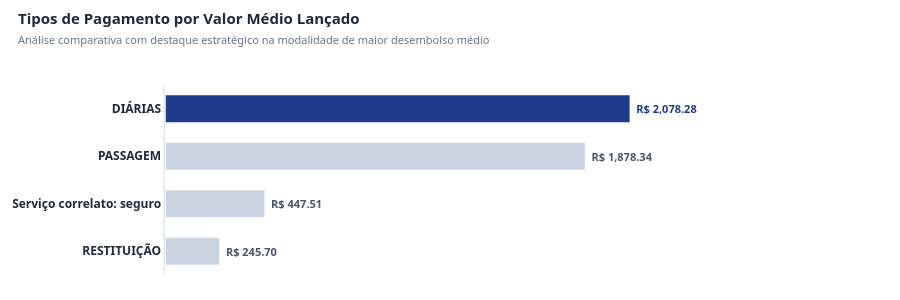

Write notebook code for a chart like this one.
### Markdown cell above
#### **P4. Qual o tipo de pagamento com maior valor médio?**

### Code cell
# 1. Agrupamento e cálculo da média e volumetria (count) para enriquecer o Hover
q4 = df_pagamento.groupby('tipo_pagamento')['valor'].agg(['mean', 'count']).reset_index()

# Exibição de controle textual no console
print("=== P4: RANKING DE TIPOS DE PAGAMENTO POR VALOR MÉDIO ===")
if not q4.empty:
    q4_ordenado = q4.sort_values(by='mean', ascending=False)
    for idx, row in enumerate(q4_ordenado.itertuples(), 1):
        sufixo = "🏆 [DESTAQUE]" if idx == 1 else ""
        print(f"{idx}. {row.tipo_pagamento:<35} | Valor Médio: R$ {row.mean:,.2f} ({row.count:,} lançamentos) {sufixo}")
else:
    print("[!] Tabela de pagamentos vazia ou sem dados válidos.")

# 2. Preparação do Gráfico (Invertido para o maior custo médio ficar no topo)
q4_grafico = q4.sort_values(by='mean', ascending=True)

# Aplicação da sistemática de destaque (P5/P6): Neutro para todas as modalidades, exceto a líder (#1)
cores_financeiras = ['#cbd5e1'] * (len(q4_grafico) - 1) + ['#1e3a8a']

# Define a cor do texto do rótulo de dados acompanhando a barra
cores_texto = ['#475569'] * (len(q4_grafico) - 1) + ['#1e3a8a']

fig_p4 = go.Figure()

fig_p4.add_trace(go.Bar(
    y=q4_grafico['tipo_pagamento'],
    x=q4_grafico['mean'],
    orientation='h',
    marker=dict(
        color=cores_financeiras,
        line=dict(color='#ffffff', width=1.5)  # Divisória branca limpa
    ),
    # Rótulos externos dinâmicos com cores coordenadas e formatação monetária
    text=[f" <b>R$ {val:,.2f}</b> " for val in q4_grafico['mean']],
    textposition='outside',
    textfont=dict(color=cores_texto, size=11, family="Segoe UI, Arial"),
    # Estruturação padronizada da Tooltip (Hover) em total sincronia com o projeto
    hovertemplate=(
        "<b>💳 Tipo de Pagamento:</b> %{y}<br>"
        "<b>💵 Valor Médio:</b> R$ %{x:,.2f}<br>"
        "<b>📊 Qtd. de Lançamentos:</b> %{customdata:,}<extra></extra>"
    ),
    customdata=q4_grafico['count'],
    width=0.6  # Proporção elegante de largura de barra adaptada ao layout
))

# 3. Estilização Padronizada do Hover (Mesmo "cartão flutuante" escuro das demais perguntas)
fig_p4.update_traces(
    hoverlabel=dict(
        bgcolor="#1e293b",          # Fundo grafite escuro
        bordercolor="#e2e8f0",      # Borda sutil cinza
        font=dict(
            color="#ffffff",        # Texto branco legível
            size=12,
            family="Segoe UI, Arial"
        ),
        align="left"
    )
)

# 4. Layout Clean & Executive (Fundo Claro de Alta Fidelidade)
fig_p4.update_layout(
    title=dict(
        text="<b>Tipos de Pagamento por Valor Médio Lançado</b><br><span style='font-size: 11px; color: #64748b;'>Análise comparativa com destaque estratégico na modalidade de maior desembolso médio</span>",
        font=dict(size=15, color='#1e293b', family="Segoe UI, Arial"),
        x=0.02,
        y=0.92
    ),
    template="plotly_white",        # Força o fundo branco plano
    paper_bgcolor="#ffffff",
    plot_bgcolor="#ffffff",
    height=300,                     # Altura expandida para prover respiro ideal entre as barras
    margin=dict(l=160, r=130, t=85, b=25),
    showlegend=False,
    # Oculta o eixo X para eliminar linhas de grade e redundâncias numéricas
    xaxis=dict(
        visible=False,
        range=[0, q4_grafico['mean'].max() * 1.3]  # Margem de segurança para o texto externo
    ),
    yaxis=dict(
        showgrid=False,
        showline=True,              # Linha guia suave cinza na borda esquerda
        linecolor="#e2e8f0",
        linewidth=1.5,
        tickfont=dict(size=12, color='#1e293b', family="Segoe UI, Arial", weight="bold")
    )
)

fig_p4.show()

### Figure 1 — Plotly figure (JSON) as saved in the notebook; plotly's stock layout.template omitted (floating-point values rounded to 4 significant figures)
{"data": [{"customdata": [11574, 4894, 188985, 401463], "hoverlabel": {"align": "left", "bgcolor": "#1e293b", "bordercolor": "#e2e8f0", "font": {"color": "#ffffff", "family": "Segoe UI, Arial", "size": 12}}, "hovertemplate": "<b>💳 Tipo de Pagamento:</b> %{y}<br><b>💵 Valor Médio:</b> R$ %{x:,.2f}<br><b>📊 Qtd. de Lançamentos:</b> %{customdata:,}<extra></extra>", "marker": {"color": ["#cbd5e1", "#cbd5e1", "#cbd5e1", "#1e3a8a"], "line": {"color": "#ffffff", "width": 1.5}}, "orientation": "h", "text": [" <b>R$ 245.70</b> ", " <b>R$ 447.51</b> ", " <b>R$ 1,878.34</b> ", " <b>R$ 2,078.28</b> "], "textfont": {"color": ["#475569", "#475569", "#475569", "#1e3a8a"], "family": "Segoe UI, Arial", "size": 11}, "textposition": "outside", "type": "bar", "width": 0.6, "x": [245.7, 447.5, 1878.0, 2078.0], "y": ["RESTITUIÇÃO", "Serviço correlato: seguro", "PASSAGEM", "DIÁRIAS"]}], "layout": {"height": 300, "margin": {"b": 25, "l": 160, "r": 130, "t": 85}, "paper_bgcolor": "#ffffff", "plot_bgcolor": "#ffffff", "showlegend": false, "title": {"font": {"color": "#1e293b", "family": "Segoe UI, Arial", "size": 15}, "text": "<b>Tipos de Pagamento por Valor Médio Lançado</b><br><span style='font-size: 11px; color: #64748b;'>Análise comparativa com destaque estratégico na modalidade de maior desembolso médio</span>", "x": 0.02, "y": 0.92}, "xaxis": {"range": [0, 2702.0], "visible": false}, "yaxis": {"linecolor": "#e2e8f0", "linewidth": 1.5, "showgrid": false, "showline": true, "tickfont": {"color": "#1e293b", "family": "Segoe UI, Arial", "size": 12, "weight": "bold"}}}}
